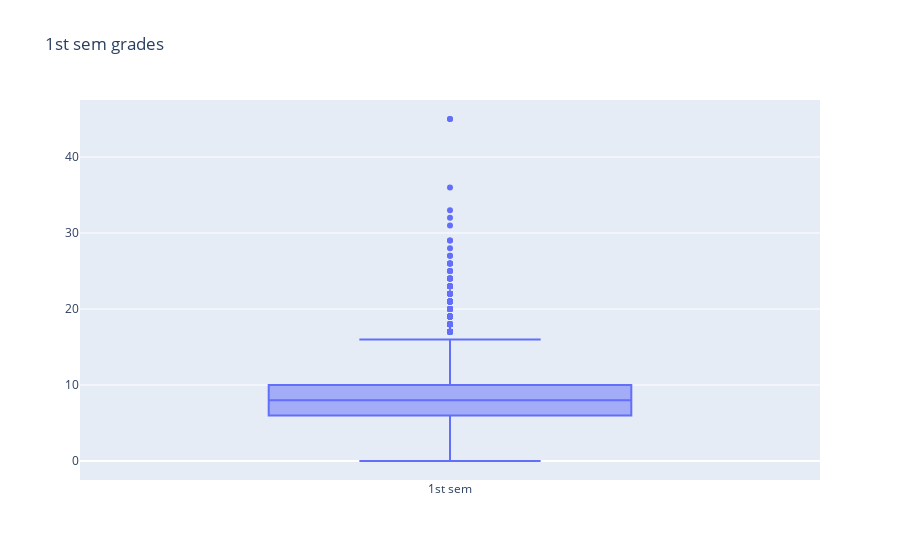

Source (notebook cell):
### Code cell
display(data['Curricular units 1st sem (approved)'])
# save this column to csv
data['Curricular units 1st sem (approved)'].to_csv('approved1.csv', index=False, header=False)
# plot the data
fig = go.Figure()
fig.add_trace(go.Box(y=data['Curricular units 1st sem (evaluations)'], name='1st sem'))
fig.update_layout(title='1st sem grades')
fig.show()

### Figure 1 — Plotly figure (JSON) as saved in the notebook; plotly's stock layout.template omitted (floating-point values rounded to 4 significant figures; data arrays with more than 128 entries replaced by an {"elided": "..."} marker saying what was removed)
{"data": [{"name": "1st sem", "type": "box", "y": {"elided": "4424 int values"}}], "layout": {"title": {"text": "1st sem grades"}}}
